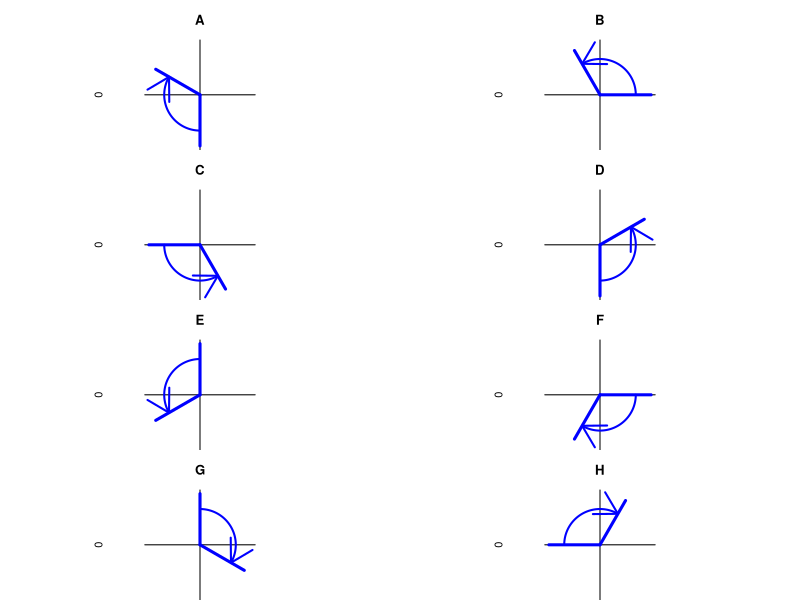

Recreate this plot in R.
## ---- chunk 1
while(T){
  ang = runif(1,0.1,0.9)*2*pi*sample(c(-1,1),1)
  deg = round(ang/pi*180)
  if(abs(deg%%90)>5){break}
}

correct = c(0,ang)
wrong1 = c(0,-ang)
wrong2 = c(pi/2,pi/2+ang)
wrong3 = c(pi/2,pi/2-ang)
wrong4 = c(pi,pi+ang)
wrong5 = c(pi,pi-ang)
wrong6 = c(3*pi/2,3*pi/2+ang)
wrong7 = c(3*pi/2,3*pi/2-ang)
allchoices = list(correct,wrong1,wrong2,wrong3,wrong4,wrong5,wrong6,wrong7)
shuch = sample(allchoices)
sol = ""
for(i in 1:length(shuch)){
  if(shuch[[i]][1]==correct[1] && shuch[[i]][2]==correct[2]){
    sol = paste0(sol,"1",collapse="")
    sollet = LETTERS[i]
  } else {
    sol = paste0(sol,"0",collapse="")
  }
}
if(ang>0){
  wrd1 = "positive"
  wrd2 = "counterclockwise"
} else {
  wrd1 = "negative"
  wrd2 = "clockwise"
}
## ---- chunk 2
par(mfrow = c(4, 2))
for(i in 1:length(shuch)){
  par(mar=c(0,3,3,3),pty="s")
  plot(0,0,type="n",axes=F,xlim=c(-1,1),ylim=c(-1,1),main=LETTERS[i])
  abline(h=0)
  abline(v=0)
  a1 = shuch[[i]][1]
  a2 = shuch[[i]][2]
  lines(c(0,cos(a1)),c(0,sin(a1)),col="blue",lwd=3)
  lines(c(0,cos(a2)),c(0,sin(a2)),col="blue",lwd=3)
  len = 100
  th = seq(a1,a2,(a2-a1)/len)
  r = 0.7
  lines(r*cos(th),r*sin(th),lwd=2,col="blue")
  arrows(r*cos(th[len]),r*sin(th[len]),r*cos(th[len+1]),r*sin(th[len+1]),lwd=2,col="blue")
}
